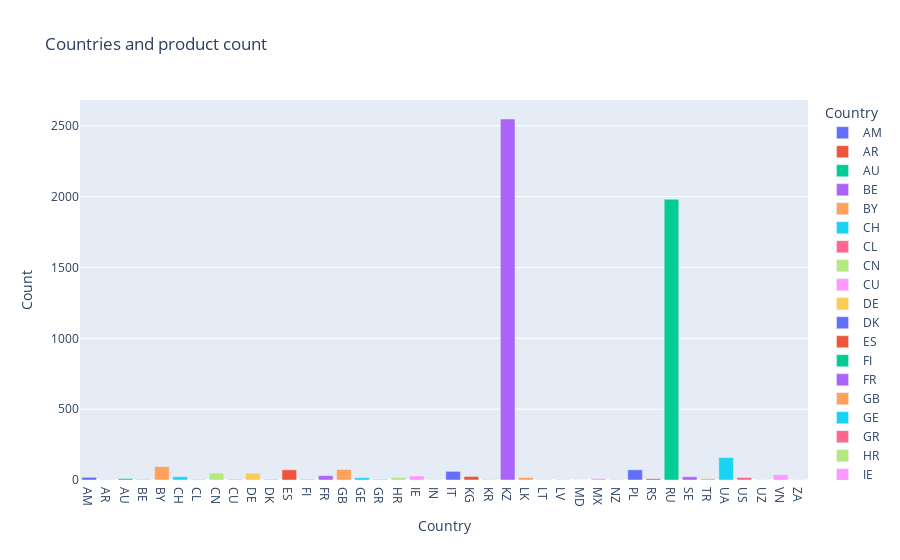

The cell this chart's notebook holds for it:
### Code cell
fig = px.bar(df3, y='Count', x='Country', title='Countries and product count', color="Country")
fig.show()

### Figure 1 — Plotly figure (JSON) as saved in the notebook; plotly's stock layout.template omitted (floating-point values rounded to 4 significant figures)
{"data": [{"alignmentgroup": "True", "hovertemplate": "Country=%{x}<br>Count=%{y}<extra></extra>", "legendgroup": "AM", "marker": {"color": "#636efa"}, "name": "AM", "offsetgroup": "AM", "orientation": "v", "showlegend": true, "textposition": "auto", "type": "bar", "x": ["AM"], "xaxis": "x", "y": [19], "yaxis": "y"}, {"alignmentgroup": "True", "hovertemplate": "Country=%{x}<br>Count=%{y}<extra></extra>", "legendgroup": "AR", "marker": {"color": "#EF553B"}, "name": "AR", "offsetgroup": "AR", "orientation": "v", "showlegend": true, "textposition": "auto", "type": "bar", "x": ["AR"], "xaxis": "x", "y": [1], "yaxis": "y"}, {"alignmentgroup": "True", "hovertemplate": "Country=%{x}<br>Count=%{y}<extra></extra>", "legendgroup": "AU", "marker": {"color": "#00cc96"}, "name": "AU", "offsetgroup": "AU", "orientation": "v", "showlegend": true, "textposition": "auto", "type": "bar", "x": ["AU"], "xaxis": "x", "y": [10], "yaxis": "y"}, {"alignmentgroup": "True", "hovertemplate": "Country=%{x}<br>Count=%{y}<extra></extra>", "legendgroup": "BE", "marker": {"color": "#ab63fa"}, "name": "BE", "offsetgroup": "BE", "orientation": "v", "showlegend": true, "textposition": "auto", "type": "bar", "x": ["BE"], "xaxis": "x", "y": [3], "yaxis": "y"}, {"alignmentgroup": "True", "hovertemplate": "Country=%{x}<br>Count=%{y}<extra></extra>", "legendgroup": "BY", "marker": {"color": "#FFA15A"}, "name": "BY", "offsetgroup": "BY", "orientation": "v", "showlegend": true, "textposition": "auto", "type": "bar", "x": ["BY"], "xaxis": "x", "y": [94], "yaxis": "y"}, {"alignmentgroup": "True", "hovertemplate": "Country=%{x}<br>Count=%{y}<extra></extra>", "legendgroup": "CH", "marker": {"color": "#19d3f3"}, "name": "CH", "offsetgroup": "CH", "orientation": "v", "showlegend": true, "textposition": "auto", "type": "bar", "x": ["CH"], "xaxis": "x", "y": [23], "yaxis": "y"}, {"alignmentgroup": "True", "hovertemplate": "Country=%{x}<br>Count=%{y}<extra></extra>", "legendgroup": "CL", "marker": {"color": "#FF6692"}, "name": "CL", "offsetgroup": "CL", "orientation": "v", "showlegend": true, "textposition": "auto", "type": "bar", "x": ["CL"], "xaxis": "x", "y": [3], "yaxis": "y"}, {"alignmentgroup": "True", "hovertemplate": "Country=%{x}<br>Count=%{y}<extra></extra>", "legendgroup": "CN", "marker": {"color": "#B6E880"}, "name": "CN", "offsetgroup": "CN", "orientation": "v", "showlegend": true, "textposition": "auto", "type": "bar", "x": ["CN"], "xaxis": "x", "y": [49], "yaxis": "y"}, {"alignmentgroup": "True", "hovertemplate": "Country=%{x}<br>Count=%{y}<extra></extra>", "legendgroup": "CU", "marker": {"color": "#FF97FF"}, "name": "CU", "offsetgroup": "CU", "orientation": "v", "showlegend": true, "textposition": "auto", "type": "bar", "x": ["CU"], "xaxis": "x", "y": [6], "yaxis": "y"}, {"alignmentgroup": "True", "hovertemplate": "Country=%{x}<br>Count=%{y}<extra></extra>", "legendgroup": "DE", "marker": {"color": "#FECB52"}, "name": "DE", "offsetgroup": "DE", "orientation": "v", "showlegend": true, "textposition": "auto", "type": "bar", "x": ["DE"], "xaxis": "x", "y": [48], "yaxis": "y"}, {"alignmentgroup": "True", "hovertemplate": "Country=%{x}<br>Count=%{y}<extra></extra>", "legendgroup": "DK", "marker": {"color": "#636efa"}, "name": "DK", "offsetgroup": "DK", "orientation": "v", "showlegend": true, "textposition": "auto", "type": "bar", "x": ["DK"], "xaxis": "x", "y": [3], "yaxis": "y"}, {"alignmentgroup": "True", "hovertemplate": "Country=%{x}<br>Count=%{y}<extra></extra>", "legendgroup": "ES", "marker": {"color": "#EF553B"}, "name": "ES", "offsetgroup": "ES", "orientation": "v", "showlegend": true, "textposition": "auto", "type": "bar", "x": ["ES"], "xaxis": "x", "y": [72], "yaxis": "y"}, {"alignmentgroup": "True", "hovertemplate": "Country=%{x}<br>Count=%{y}<extra></extra>", "legendgroup": "FI", "marker": {"color": "#00cc96"}, "name": "FI", "offsetgroup": "FI", "orientation": "v", "showlegend": true, "textposition": "auto", "type": "bar", "x": ["FI"], "xaxis": "x", "y": [4], "yaxis": "y"}, {"alignmentgroup": "True", "hovertemplate": "Country=%{x}<br>Count=%{y}<extra></extra>", "legendgroup": "FR", "marker": {"color": "#ab63fa"}, "name": "FR", "offsetgroup": "FR", "orientation": "v", "showlegend": true, "textposition": "auto", "type": "bar", "x": ["FR"], "xaxis": "x", "y": [31], "yaxis": "y"}, {"alignmentgroup": "True", "hovertemplate": "Country=%{x}<br>Count=%{y}<extra></extra>", "legendgroup": "GB", "marker": {"color": "#FFA15A"}, "name": "GB", "offsetgroup": "GB", "orientation": "v", "showlegend": true, "textposition": "auto", "type": "bar", "x": ["GB"], "xaxis": "x", "y": [74], "yaxis": "y"}, {"alignmentgroup": "True", "hovertemplate": "Country=%{x}<br>Count=%{y}<extra></extra>", "legendgroup": "GE", "marker": {"color": "#19d3f3"}, "name": "GE", "offsetgroup": "GE", "orientation": "v", "showlegend": true, "textposition": "auto", "type": "bar", "x": ["GE"], "xaxis": "x", "y": [16], "yaxis": "y"}, {"alignmentgroup": "True", "hovertemplate": "Country=%{x}<br>Count=%{y}<extra></extra>", "legendgroup": "GR", "marker": {"color": "#FF6692"}, "name": "GR", "offsetgroup": "GR", "orientation": "v", "showlegend": true, "textposition": "auto", "type": "bar", "x": ["GR"], "xaxis": "x", "y": [4], "yaxis": "y"}, {"alignmentgroup": "True", "hovertemplate": "Country=%{x}<br>Count=%{y}<extra></extra>", "legendgroup": "HR", "marker": {"color": "#B6E880"}, "name": "HR", "offsetgroup": "HR", "orientation": "v", "showlegend": true, "textposition": "auto", "type": "bar", "x": ["HR"], "xaxis": "x", "y": [17], "yaxis": "y"}, {"alignmentgroup": "True", "hovertemplate": "Country=%{x}<br>Count=%{y}<extra></extra>", "legendgroup": "IE", "marker": {"color": "#FF97FF"}, "name": "IE", "offsetgroup": "IE", "orientation": "v", "showlegend": true, "textposition": "auto", "type": "bar", "x": ["IE"], "xaxis": "x", "y": [28], "yaxis": "y"}, {"alignmentgroup": "True", "hovertemplate": "Country=%{x}<br>Count=%{y}<extra></extra>", "legendgroup": "IN", "marker": {"color": "#FECB52"}, "name": "IN", "offsetgroup": "IN", "orientation": "v", "showlegend": true, "textposition": "auto", "type": "bar", "x": ["IN"], "xaxis": "x", "y": [3], "yaxis": "y"}, {"alignmentgroup": "True", "hovertemplate": "Country=%{x}<br>Count=%{y}<extra></extra>", "legendgroup": "IT", "marker": {"color": "#636efa"}, "name": "IT", "offsetgroup": "IT", "orientation": "v", "showlegend": true, "textposition": "auto", "type": "bar", "x": ["IT"], "xaxis": "x", "y": [61], "yaxis": "y"}, {"alignmentgroup": "True", "hovertemplate": "Country=%{x}<br>Count=%{y}<extra></extra>", "legendgroup": "KG", "marker": {"color": "#EF553B"}, "name": "KG", "offsetgroup": "KG", "orientation": "v", "showlegend": true, "textposition": "auto", "type": "bar", "x": ["KG"], "xaxis": "x", "y": [25], "yaxis": "y"}, {"alignmentgroup": "True", "hovertemplate": "Country=%{x}<br>Count=%{y}<extra></extra>", "legendgroup": "KR", "marker": {"color": "#00cc96"}, "name": "KR", "offsetgroup": "KR", "orientation": "v", "showlegend": true, "textposition": "auto", "type": "bar", "x": ["KR"], "xaxis": "x", "y": [2], "yaxis": "y"}, {"alignmentgroup": "True", "hovertemplate": "Country=%{x}<br>Count=%{y}<extra></extra>", "legendgroup": "KZ", "marker": {"color": "#ab63fa"}, "name": "KZ", "offsetgroup": "KZ", "orientation": "v", "showlegend": true, "textposition": "auto", "type": "bar", "x": ["KZ"], "xaxis": "x", "y": [2548], "yaxis": "y"}, {"alignmentgroup": "True", "hovertemplate": "Country=%{x}<br>Count=%{y}<extra></extra>", "legendgroup": "LK", "marker": {"color": "#FFA15A"}, "name": "LK", "offsetgroup": "LK", "orientation": "v", "showlegend": true, "textposition": "auto", "type": "bar", "x": ["LK"], "xaxis": "x", "y": [17], "yaxis": "y"}, {"alignmentgroup": "True", "hovertemplate": "Country=%{x}<br>Count=%{y}<extra></extra>", "legendgroup": "LT", "marker": {"color": "#19d3f3"}, "name": "LT", "offsetgroup": "LT", "orientation": "v", "showlegend": true, "textposition": "auto", "type": "bar", "x": ["LT"], "xaxis": "x", "y": [2], "yaxis": "y"}, {"alignmentgroup": "True", "hovertemplate": "Country=%{x}<br>Count=%{y}<extra></extra>", "legendgroup": "LV", "marker": {"color": "#FF6692"}, "name": "LV", "offsetgroup": "LV", "orientation": "v", "showlegend": true, "textposition": "auto", "type": "bar", "x": ["LV"], "xaxis": "x", "y": [2], "yaxis": "y"}, {"alignmentgroup": "True", "hovertemplate": "Country=%{x}<br>Count=%{y}<extra></extra>", "legendgroup": "MD", "marker": {"color": "#B6E880"}, "name": "MD", "offsetgroup": "MD", "orientation": "v", "showlegend": true, "textposition": "auto", "type": "bar", "x": ["MD"], "xaxis": "x", "y": [1], "yaxis": "y"}, {"alignmentgroup": "True", "hovertemplate": "Country=%{x}<br>Count=%{y}<extra></extra>", "legendgroup": "MX", "marker": {"color": "#FF97FF"}, "name": "MX", "offsetgroup": "MX", "orientation": "v", "showlegend": true, "textposition": "auto", "type": "bar", "x": ["MX"], "xaxis": "x", "y": [11], "yaxis": "y"}, {"alignmentgroup": "True", "hovertemplate": "Country=%{x}<br>Count=%{y}<extra></extra>", "legendgroup": "NZ", "marker": {"color": "#FECB52"}, "name": "NZ", "offsetgroup": "NZ", "orientation": "v", "showlegend": true, "textposition": "auto", "type": "bar", "x": ["NZ"], "xaxis": "x", "y": [4], "yaxis": "y"}, {"alignmentgroup": "True", "hovertemplate": "Country=%{x}<br>Count=%{y}<extra></extra>", "legendgroup": "PL", "marker": {"color": "#636efa"}, "name": "PL", "offsetgroup": "PL", "orientation": "v", "showlegend": true, "textposition": "auto", "type": "bar", "x": ["PL"], "xaxis": "x", "y": [72], "yaxis": "y"}, {"alignmentgroup": "True", "hovertemplate": "Country=%{x}<br>Count=%{y}<extra></extra>", "legendgroup": "RS", "marker": {"color": "#EF553B"}, "name": "RS", "offsetgroup": "RS", "orientation": "v", "showlegend": true, "textposition": "auto", "type": "bar", "x": ["RS"], "xaxis": "x", "y": [9], "yaxis": "y"}, {"alignmentgroup": "True", "hovertemplate": "Country=%{x}<br>Count=%{y}<extra></extra>", "legendgroup": "RU", "marker": {"color": "#00cc96"}, "name": "RU", "offsetgroup": "RU", "orientation": "v", "showlegend": true, "textposition": "auto", "type": "bar", "x": ["RU"], "xaxis": "x", "y": [1981], "yaxis": "y"}, {"alignmentgroup": "True", "hovertemplate": "Country=%{x}<br>Count=%{y}<extra></extra>", "legendgroup": "SE", "marker": {"color": "#ab63fa"}, "name": "SE", "offsetgroup": "SE", "orientation": "v", "showlegend": true, "textposition": "auto", "type": "bar", "x": ["SE"], "xaxis": "x", "y": [23], "yaxis": "y"}, {"alignmentgroup": "True", "hovertemplate": "Country=%{x}<br>Count=%{y}<extra></extra>", "legendgroup": "TR", "marker": {"color": "#FFA15A"}, "name": "TR", "offsetgroup": "TR", "orientation": "v", "showlegend": true, "textposition": "auto", "type": "bar", "x": ["TR"], "xaxis": "x", "y": [9], "yaxis": "y"}, {"alignmentgroup": "True", "hovertemplate": "Country=%{x}<br>Count=%{y}<extra></extra>", "legendgroup": "UA", "marker": {"color": "#19d3f3"}, "name": "UA", "offsetgroup": "UA", "orientation": "v", "showlegend": true, "textposition": "auto", "type": "bar", "x": ["UA"], "xaxis": "x", "y": [158], "yaxis": "y"}, {"alignmentgroup": "True", "hovertemplate": "Country=%{x}<br>Count=%{y}<extra></extra>", "legendgroup": "US", "marker": {"color": "#FF6692"}, "name": "US", "offsetgroup": "US", "orientation": "v", "showlegend": true, "textposition": "auto", "type": "bar", "x": ["US"], "xaxis": "x", "y": [18], "yaxis": "y"}, {"alignmentgroup": "True", "hovertemplate": "Country=%{x}<br>Count=%{y}<extra></extra>", "legendgroup": "UZ", "marker": {"color": "#B6E880"}, "name": "UZ", "offsetgroup": "UZ", "orientation": "v", "showlegend": true, "textposition": "auto", "type": "bar", "x": ["UZ"], "xaxis": "x", "y": [2], "yaxis": "y"}, {"alignmentgroup": "True", "hovertemplate": "Country=%{x}<br>Count=%{y}<extra></extra>", "legendgroup": "VN", "marker": {"color": "#FF97FF"}, "name": "VN", "offsetgroup": "VN", "orientation": "v", "showlegend": true, "textposition": "auto", "type": "bar", "x": ["VN"], "xaxis": "x", "y": [37], "yaxis": "y"}, {"alignmentgroup": "True", "hovertemplate": "Country=%{x}<br>Count=%{y}<extra></extra>", "legendgroup": "ZA", "marker": {"color": "#FECB52"}, "name": "ZA", "offsetgroup": "ZA", "orientation": "v", "showlegend": true, "textposition": "auto", "type": "bar", "x": ["ZA"], "xaxis": "x", "y": [2], "yaxis": "y"}], "layout": {"barmode": "relative", "legend": {"title": {"text": "Country"}, "tracegroupgap": 0}, "title": {"text": "Countries and product count"}, "xaxis": {"anchor": "y", "categoryarray": ["AM", "AR", "AU", "BE", "BY", "CH", "CL", "CN", "CU", "DE", "DK", "ES", "FI", "FR", "GB", "GE", "GR", "HR", "IE", "IN", "IT", "KG", "KR", "KZ", "LK", "LT", "LV", "MD", "MX", "NZ", "PL", "RS", "RU", "SE", "TR", "UA", "US", "UZ", "VN", "ZA"], "categoryorder": "array", "domain": [0, 1], "title": {"text": "Country"}}, "yaxis": {"anchor": "x", "domain": [0, 1], "title": {"text": "Count"}}}}
